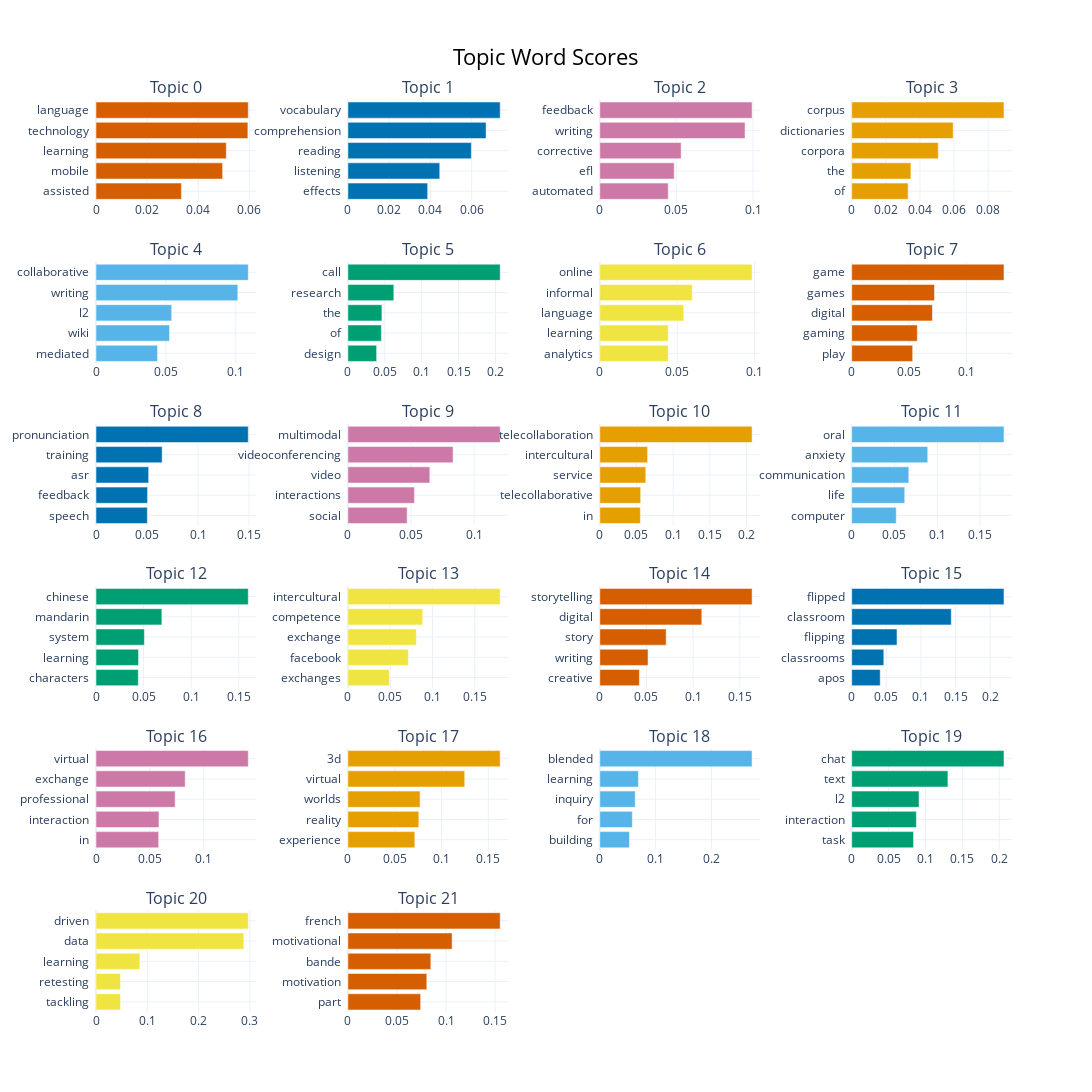

Notebook cell for this chart:
### Code cell
topics_to_include = list(range(0, 22))
model.visualize_barchart(topics= topics_to_include, width=300)

### Figure 1 — Plotly figure (JSON) as saved in the notebook; plotly's stock layout.template omitted (floating-point values rounded to 4 significant figures)
{"data": [{"marker": {"color": "#D55E00"}, "orientation": "h", "type": "bar", "x": [0.03343, 0.04954, 0.05099, 0.05943, 0.05959], "xaxis": "x", "y": ["assisted  ", "mobile  ", "learning  ", "technology  ", "language  "], "yaxis": "y"}, {"marker": {"color": "#0072B2"}, "orientation": "h", "type": "bar", "x": [0.03867, 0.04452, 0.05983, 0.06698, 0.07382], "xaxis": "x2", "y": ["effects  ", "listening  ", "reading  ", "comprehension  ", "vocabulary  "], "yaxis": "y2"}, {"marker": {"color": "#CC79A7"}, "orientation": "h", "type": "bar", "x": [0.04466, 0.04858, 0.05309, 0.09481, 0.0994], "xaxis": "x3", "y": ["automated  ", "efl  ", "corrective  ", "writing  ", "feedback  "], "yaxis": "y3"}, {"marker": {"color": "#E69F00"}, "orientation": "h", "type": "bar", "x": [0.03306, 0.03471, 0.05075, 0.05949, 0.08926], "xaxis": "x4", "y": ["of  ", "the  ", "corpora  ", "dictionaries  ", "corpus  "], "yaxis": "y4"}, {"marker": {"color": "#56B4E9"}, "orientation": "h", "type": "bar", "x": [0.04405, 0.0526, 0.05414, 0.1014, 0.1089], "xaxis": "x5", "y": ["mediated  ", "wiki  ", "l2  ", "writing  ", "collaborative  "], "yaxis": "y5"}, {"marker": {"color": "#009E73"}, "orientation": "h", "type": "bar", "x": [0.03895, 0.04536, 0.04609, 0.06222, 0.2064], "xaxis": "x6", "y": ["design  ", "of  ", "the  ", "research  ", "call  "], "yaxis": "y6"}, {"marker": {"color": "#F0E442"}, "orientation": "h", "type": "bar", "x": [0.0442, 0.04421, 0.05425, 0.05976, 0.09838], "xaxis": "x7", "y": ["analytics  ", "learning  ", "language  ", "informal  ", "online  "], "yaxis": "y7"}, {"marker": {"color": "#D55E00"}, "orientation": "h", "type": "bar", "x": [0.05322, 0.05727, 0.07045, 0.07227, 0.1329], "xaxis": "x8", "y": ["play  ", "gaming  ", "digital  ", "games  ", "game  "], "yaxis": "y8"}, {"marker": {"color": "#0072B2"}, "orientation": "h", "type": "bar", "x": [0.05032, 0.05053, 0.05161, 0.06484, 0.1493], "xaxis": "x9", "y": ["speech  ", "feedback  ", "asr  ", "training  ", "pronunciation  "], "yaxis": "y9"}, {"marker": {"color": "#CC79A7"}, "orientation": "h", "type": "bar", "x": [0.04694, 0.05273, 0.0649, 0.08333, 0.1206], "xaxis": "x10", "y": ["social  ", "interactions  ", "video  ", "videoconferencing  ", "multimodal  "], "yaxis": "y10"}, {"marker": {"color": "#E69F00"}, "orientation": "h", "type": "bar", "x": [0.05534, 0.05572, 0.06273, 0.06517, 0.2077], "xaxis": "x11", "y": ["in  ", "telecollaborative  ", "service  ", "intercultural  ", "telecollaboration  "], "yaxis": "y11"}, {"marker": {"color": "#56B4E9"}, "orientation": "h", "type": "bar", "x": [0.05204, 0.06199, 0.06673, 0.08885, 0.1779], "xaxis": "x12", "y": ["computer  ", "life  ", "communication  ", "anxiety  ", "oral  "], "yaxis": "y12"}, {"marker": {"color": "#009E73"}, "orientation": "h", "type": "bar", "x": [0.04442, 0.04466, 0.05081, 0.06917, 0.1599], "xaxis": "x13", "y": ["characters  ", "learning  ", "system  ", "mandarin  ", "chinese  "], "yaxis": "y13"}, {"marker": {"color": "#F0E442"}, "orientation": "h", "type": "bar", "x": [0.04879, 0.07146, 0.0809, 0.08842, 0.18], "xaxis": "x14", "y": ["exchanges  ", "facebook  ", "exchange  ", "competence  ", "intercultural  "], "yaxis": "y14"}, {"marker": {"color": "#D55E00"}, "orientation": "h", "type": "bar", "x": [0.0424, 0.05167, 0.07106, 0.1093, 0.1631], "xaxis": "x15", "y": ["creative  ", "writing  ", "story  ", "digital  ", "storytelling  "], "yaxis": "y15"}, {"marker": {"color": "#0072B2"}, "orientation": "h", "type": "bar", "x": [0.04119, 0.04637, 0.06546, 0.1438, 0.22], "xaxis": "x16", "y": ["apos  ", "classrooms  ", "flipping  ", "classroom  ", "flipped  "], "yaxis": "y16"}, {"marker": {"color": "#CC79A7"}, "orientation": "h", "type": "bar", "x": [0.05818, 0.05845, 0.07349, 0.08281, 0.1414], "xaxis": "x17", "y": ["in  ", "interaction  ", "professional  ", "exchange  ", "virtual  "], "yaxis": "y17"}, {"marker": {"color": "#E69F00"}, "orientation": "h", "type": "bar", "x": [0.07147, 0.07576, 0.07707, 0.1248, 0.1626], "xaxis": "x18", "y": ["experience  ", "reality  ", "worlds  ", "virtual  ", "3d  "], "yaxis": "y18"}, {"marker": {"color": "#56B4E9"}, "orientation": "h", "type": "bar", "x": [0.05319, 0.05831, 0.06349, 0.06916, 0.2729], "xaxis": "x19", "y": ["building  ", "for  ", "inquiry  ", "learning  ", "blended  "], "yaxis": "y19"}, {"marker": {"color": "#009E73"}, "orientation": "h", "type": "bar", "x": [0.08384, 0.08767, 0.09127, 0.1304, 0.2064], "xaxis": "x20", "y": ["task  ", "interaction  ", "l2  ", "text  ", "chat  "], "yaxis": "y20"}, {"marker": {"color": "#F0E442"}, "orientation": "h", "type": "bar", "x": [0.0478, 0.0478, 0.0856, 0.2884, 0.297], "xaxis": "x21", "y": ["tackling  ", "retesting  ", "learning  ", "data  ", "driven  "], "yaxis": "y21"}, {"marker": {"color": "#D55E00"}, "orientation": "h", "type": "bar", "x": [0.07412, 0.0804, 0.08449, 0.1062, 0.1552], "xaxis": "x22", "y": ["part  ", "motivation  ", "bande  ", "motivational  ", "french  "], "yaxis": "y22"}], "layout": {"annotations": [{"font": {"size": 16}, "showarrow": false, "text": "Topic 0", "x": 0.0875, "xanchor": "center", "xref": "paper", "y": 1, "yanchor": "bottom", "yref": "paper"}, {"font": {"size": 16}, "showarrow": false, "text": "Topic 1", "x": 0.3625, "xanchor": "center", "xref": "paper", "y": 1, "yanchor": "bottom", "yref": "paper"}, {"font": {"size": 16}, "showarrow": false, "text": "Topic 2", "x": 0.6375, "xanchor": "center", "xref": "paper", "y": 1, "yanchor": "bottom", "yref": "paper"}, {"font": {"size": 16}, "showarrow": false, "text": "Topic 3", "x": 0.9125, "xanchor": "center", "xref": "paper", "y": 1, "yanchor": "bottom", "yref": "paper"}, {"font": {"size": 16}, "showarrow": false, "text": "Topic 4", "x": 0.0875, "xanchor": "center", "xref": "paper", "y": 0.8222, "yanchor": "bottom", "yref": "paper"}, {"font": {"size": 16}, "showarrow": false, "text": "Topic 5", "x": 0.3625, "xanchor": "center", "xref": "paper", "y": 0.8222, "yanchor": "bottom", "yref": "paper"}, {"font": {"size": 16}, "showarrow": false, "text": "Topic 6", "x": 0.6375, "xanchor": "center", "xref": "paper", "y": 0.8222, "yanchor": "bottom", "yref": "paper"}, {"font": {"size": 16}, "showarrow": false, "text": "Topic 7", "x": 0.9125, "xanchor": "center", "xref": "paper", "y": 0.8222, "yanchor": "bottom", "yref": "paper"}, {"font": {"size": 16}, "showarrow": false, "text": "Topic 8", "x": 0.0875, "xanchor": "center", "xref": "paper", "y": 0.6444, "yanchor": "bottom", "yref": "paper"}, {"font": {"size": 16}, "showarrow": false, "text": "Topic 9", "x": 0.3625, "xanchor": "center", "xref": "paper", "y": 0.6444, "yanchor": "bottom", "yref": "paper"}, {"font": {"size": 16}, "showarrow": false, "text": "Topic 10", "x": 0.6375, "xanchor": "center", "xref": "paper", "y": 0.6444, "yanchor": "bottom", "yref": "paper"}, {"font": {"size": 16}, "showarrow": false, "text": "Topic 11", "x": 0.9125, "xanchor": "center", "xref": "paper", "y": 0.6444, "yanchor": "bottom", "yref": "paper"}, {"font": {"size": 16}, "showarrow": false, "text": "Topic 12", "x": 0.0875, "xanchor": "center", "xref": "paper", "y": 0.4667, "yanchor": "bottom", "yref": "paper"}, {"font": {"size": 16}, "showarrow": false, "text": "Topic 13", "x": 0.3625, "xanchor": "center", "xref": "paper", "y": 0.4667, "yanchor": "bottom", "yref": "paper"}, {"font": {"size": 16}, "showarrow": false, "text": "Topic 14", "x": 0.6375, "xanchor": "center", "xref": "paper", "y": 0.4667, "yanchor": "bottom", "yref": "paper"}, {"font": {"size": 16}, "showarrow": false, "text": "Topic 15", "x": 0.9125, "xanchor": "center", "xref": "paper", "y": 0.4667, "yanchor": "bottom", "yref": "paper"}, {"font": {"size": 16}, "showarrow": false, "text": "Topic 16", "x": 0.0875, "xanchor": "center", "xref": "paper", "y": 0.2889, "yanchor": "bottom", "yref": "paper"}, {"font": {"size": 16}, "showarrow": false, "text": "Topic 17", "x": 0.3625, "xanchor": "center", "xref": "paper", "y": 0.2889, "yanchor": "bottom", "yref": "paper"}, {"font": {"size": 16}, "showarrow": false, "text": "Topic 18", "x": 0.6375, "xanchor": "center", "xref": "paper", "y": 0.2889, "yanchor": "bottom", "yref": "paper"}, {"font": {"size": 16}, "showarrow": false, "text": "Topic 19", "x": 0.9125, "xanchor": "center", "xref": "paper", "y": 0.2889, "yanchor": "bottom", "yref": "paper"}, {"font": {"size": 16}, "showarrow": false, "text": "Topic 20", "x": 0.0875, "xanchor": "center", "xref": "paper", "y": 0.1111, "yanchor": "bottom", "yref": "paper"}, {"font": {"size": 16}, "showarrow": false, "text": "Topic 21", "x": 0.3625, "xanchor": "center", "xref": "paper", "y": 0.1111, "yanchor": "bottom", "yref": "paper"}], "height": 1500, "hoverlabel": {"bgcolor": "white", "font": {"family": "Rockwell", "size": 16}}, "showlegend": false, "title": {"font": {"color": "Black", "size": 22}, "text": "Topic Word Scores", "x": 0.5, "xanchor": "center", "yanchor": "top"}, "width": 1200, "xaxis": {"anchor": "y", "domain": [0, 0.175], "showgrid": true}, "xaxis10": {"anchor": "y10", "domain": [0.275, 0.45], "showgrid": true}, "xaxis11": {"anchor": "y11", "domain": [0.55, 0.725], "showgrid": true}, "xaxis12": {"anchor": "y12", "domain": [0.825, 1], "showgrid": true}, "xaxis13": {"anchor": "y13", "domain": [0, 0.175], "showgrid": true}, "xaxis14": {"anchor": "y14", "domain": [0.275, 0.45], "showgrid": true}, "xaxis15": {"anchor": "y15", "domain": [0.55, 0.725], "showgrid": true}, "xaxis16": {"anchor": "y16", "domain": [0.825, 1], "showgrid": true}, "xaxis17": {"anchor": "y17", "domain": [0, 0.175], "showgrid": true}, "xaxis18": {"anchor": "y18", "domain": [0.275, 0.45], "showgrid": true}, "xaxis19": {"anchor": "y19", "domain": [0.55, 0.725], "showgrid": true}, "xaxis2": {"anchor": "y2", "domain": [0.275, 0.45], "showgrid": true}, "xaxis20": {"anchor": "y20", "domain": [0.825, 1], "showgrid": true}, "xaxis21": {"anchor": "y21", "domain": [0, 0.175], "showgrid": true}, "xaxis22": {"anchor": "y22", "domain": [0.275, 0.45], "showgrid": true}, "xaxis23": {"anchor": "y23", "domain": [0.55, 0.725], "showgrid": true}, "xaxis24": {"anchor": "y24", "domain": [0.825, 1], "showgrid": true}, "xaxis3": {"anchor": "y3", "domain": [0.55, 0.725], "showgrid": true}, "xaxis4": {"anchor": "y4", "domain": [0.825, 1], "showgrid": true}, "xaxis5": {"anchor": "y5", "domain": [0, 0.175], "showgrid": true}, "xaxis6": {"anchor": "y6", "domain": [0.275, 0.45], "showgrid": true}, "xaxis7": {"anchor": "y7", "domain": [0.55, 0.725], "showgrid": true}, "xaxis8": {"anchor": "y8", "domain": [0.825, 1], "showgrid": true}, "xaxis9": {"anchor": "y9", "domain": [0, 0.175], "showgrid": true}, "yaxis": {"anchor": "x", "domain": [0.8889, 1], "showgrid": true}, "yaxis10": {"anchor": "x10", "domain": [0.5333, 0.6444], "showgrid": true}, "yaxis11": {"anchor": "x11", "domain": [0.5333, 0.6444], "showgrid": true}, "yaxis12": {"anchor": "x12", "domain": [0.5333, 0.6444], "showgrid": true}, "yaxis13": {"anchor": "x13", "domain": [0.3556, 0.4667], "showgrid": true}, "yaxis14": {"anchor": "x14", "domain": [0.3556, 0.4667], "showgrid": true}, "yaxis15": {"anchor": "x15", "domain": [0.3556, 0.4667], "showgrid": true}, "yaxis16": {"anchor": "x16", "domain": [0.3556, 0.4667], "showgrid": true}, "yaxis17": {"anchor": "x17", "domain": [0.1778, 0.2889], "showgrid": true}, "yaxis18": {"anchor": "x18", "domain": [0.1778, 0.2889], "showgrid": true}, "yaxis19": {"anchor": "x19", "domain": [0.1778, 0.2889], "showgrid": true}, "yaxis2": {"anchor": "x2", "domain": [0.8889, 1], "showgrid": true}, "yaxis20": {"anchor": "x20", "domain": [0.1778, 0.2889], "showgrid": true}, "yaxis21": {"anchor": "x21", "domain": [0, 0.1111], "showgrid": true}, "yaxis22": {"anchor": "x22", "domain": [0, 0.1111], "showgrid": true}, "yaxis23": {"anchor": "x23", "domain": [0, 0.1111], "showgrid": true}, "yaxis24": {"anchor": "x24", "domain": [0, 0.1111], "showgrid": true}, "yaxis3": {"anchor": "x3", "domain": [0.8889, 1], "showgrid": true}, "yaxis4": {"anchor": "x4", "domain": [0.8889, 1], "showgrid": true}, "yaxis5": {"anchor": "x5", "domain": [0.7111, 0.8222], "showgrid": true}, "yaxis6": {"anchor": "x6", "domain": [0.7111, 0.8222], "showgrid": true}, "yaxis7": {"anchor": "x7", "domain": [0.7111, 0.8222], "showgrid": true}, "yaxis8": {"anchor": "x8", "domain": [0.7111, 0.8222], "showgrid": true}, "yaxis9": {"anchor": "x9", "domain": [0.5333, 0.6444], "showgrid": true}}}
